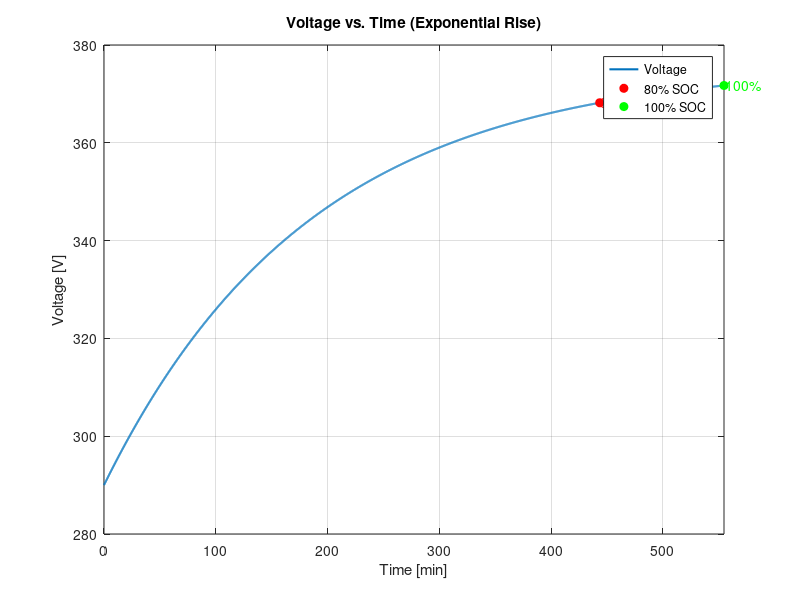
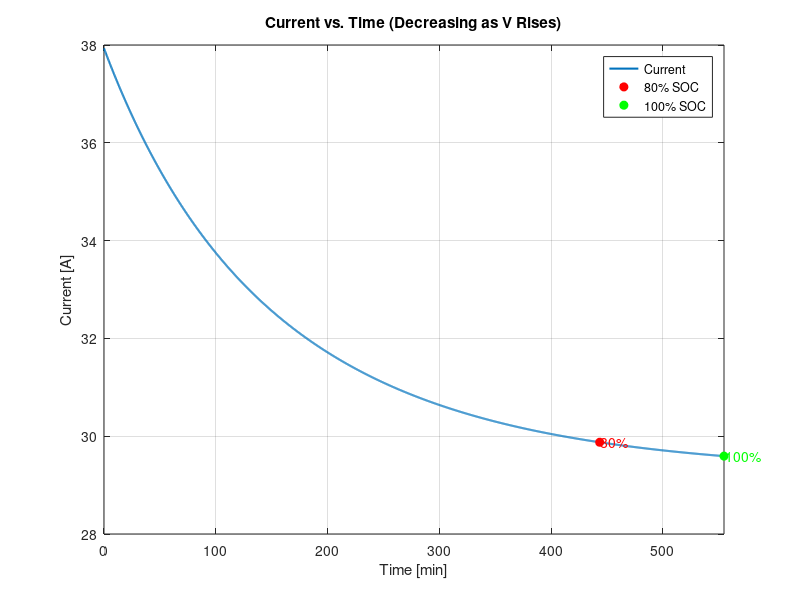
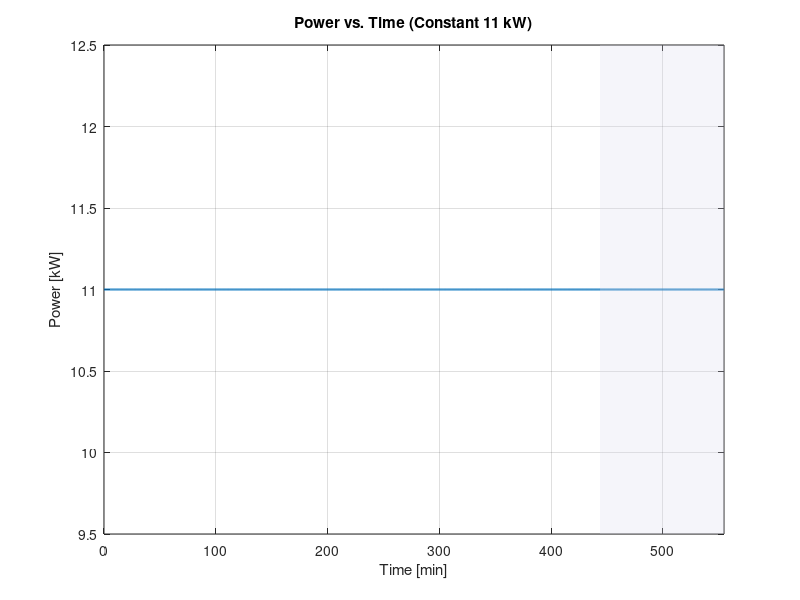

The MATLAB source for these figures, in order: (Note: this script raises an error after producing the figures.)
%% BMW i7 AC Fast‑Charge Simulation — MATLAB version
clear; clc; close all;

E_kwh   = 101.7;                  
E_target = E_kwh * 3.6e6;         

P_const = 11e3;                  
t_total = E_target / P_const;     

t  = linspace(0, t_total, 2001)';
dt = t(2) - t(1);

V0    = 290;      
V_nom = 376;     
tau   = t_total/3;
V     = V_nom - (V_nom - V0).*exp(-t/tau);  
I = P_const ./ V;                 

P_curve = P_const * ones(size(t));

E_delivered = trapz(t, P_curve);           


R_int = 0.03;                               
Q_loss = trapz(t, I.^2 * R_int);            

dVdt = gradient(V, dt);                     

E_cum   = cumsum(P_curve) * dt;            
idx_80  = find(E_cum >= 0.80*E_target, 1);  
time_80 = t(idx_80)/60;                   
time_100 = t_total/60;                      
time_80_100 = time_100 - time_80;           

seg_len  = floor(numel(t)/3);
avg_rate = zeros(1,3);
for k = 1:3
    if k < 3
        seg_idx = (k-1)*seg_len + (1:seg_len);
    else
        seg_idx = (k-1)*seg_len + 1 : numel(t);
    end
    avg_rate(k) = mean(dVdt(seg_idx))*60;   
end
overallAvgRate = mean(dVdt)*60;             

E_useful = E_delivered - Q_loss;        

%Console
fprintf('=== BMW i7 AC Level‑2 Charge Simulation Results ===\n');
fprintf('Total input energy                 : %6.2f kWh (%.2f MJ)\n', ...
        E_delivered/3.6e6, E_delivered/1e6);
fprintf('Energy lost to resistance          : %6.2f kWh (%.2f MJ, %4.1f %%)\n', ...
        Q_loss/3.6e6, Q_loss/1e6, 100*Q_loss/E_delivered);
fprintf('Useful energy delivered            : %6.2f kWh (%.2f MJ)\n', ...
        E_useful/3.6e6, E_useful/1e6);
fprintf('Charging time to  80 %% SOC         : %6.2f min\n', time_80);
fprintf('Charging time to 100 %% SOC         : %6.2f min\n', time_100);
fprintf('Time from 80 %% → 100 %% SOC         : %6.2f min\n', time_80_100);
fprintf('Average dV/dt (0–33 %% SOC)         : %6.2f V/min\n', avg_rate(1)); 
fprintf('Average dV/dt (33–67 %% SOC)        : %6.2f V/min\n', avg_rate(2)); 
fprintf('Average dV/dt (67–100 %% SOC)       : %6.2f V/min\n', avg_rate(3));
fprintf('Average dV/dt (overall)            : %6.2f V/min\n\n', overallAvgRate);

time_min = t/60;
xLim = [0, time_min(end)];

%Plot
figure(1);
plot(time_min, V, 'LineWidth',1.5); hold on;
plot(time_80,  V(idx_80), 'ro','MarkerFaceColor','r');
plot(time_100, V(end)  , 'go','MarkerFaceColor','g');
text(time_80  +1, V(idx_80),  '80%','Color','r');
text(time_100 +1, V(end)  ,  '100%','Color','g');
xlabel('Time [min]'); ylabel('Voltage [V]');
title('Voltage vs. Time (Exponential Rise)');
xlim(xLim); grid on;
legend('Voltage','80% SOC','100% SOC','Location','best'); hold off;


figure(2);
plot(time_min, I, 'LineWidth',1.5); hold on;
plot(time_80 , I(idx_80), 'ro','MarkerFaceColor','r');
plot(time_100, I(end)  , 'go','MarkerFaceColor','g');
text(time_80  +1, I(idx_80), '80%','Color','r');
text(time_100 +1, I(end)  , '100%','Color','g');
xlabel('Time [min]'); ylabel('Current [A]');
title('Current vs. Time (Decreasing as V Rises)');
xlim(xLim); grid on;
legend('Current','80% SOC','100% SOC','Location','best'); hold off;

figure(3);
plot(time_min, P_curve/1000, 'LineWidth',1.5); hold on;
xlabel('Time [min]'); ylabel('Power [kW]');
title('Power vs. Time (Constant 11 kW)');
xlim(xLim); grid on;
yl = ylim;
patch([time_80 time_100 time_100 time_80], ...
      [yl(1) yl(1) yl(2) yl(2)], ...
      [0.85 0.85 0.92], 'FaceAlpha',0.25, 'EdgeColor','none');
xline(time_80 , '--', ' 80%','LabelVerticalAlignment','bottom');
xline(time_100, '--', '100%','LabelVerticalAlignment','bottom');
text(time_100 - 0.1*diff(xLim), yl(2)*0.95, ...
     sprintf('Input Energy = %.2f kWh', E_delivered/3.6e6), ...
     'FontSize',9, 'BackgroundColor','white');
legend('Power','80–100 % window','Location','best'); hold off;

figure(4);
plot(time_min, dVdt*60, 'b', 'LineWidth',1.5);   % V/min
xlabel('Time [min]'); ylabel('dV/dt [V/min]');
title('Rate of Voltage Change (dV/dt) vs. Time');
xlim(xLim); grid on;

T_amb     = 25;          
T_init    = 25;          
C_th      = 180e3;      
R_th      = 0.35;        
alpha_R   = 0.04;       
chrge_eff   = 0.95;        
n  = numel(t);
T  = zeros(n,1);    T(1)  = T_init;         
R  = zeros(n,1);    R(1)  = R_int;           
P_ac = P_const * ones(n,1);                 
P_dc = P_ac * chrge_eff;                  
I2 = zeros(n,1);                           
E_cum = 0;                                  
soc   = zeros(n,1);                       

for k = 1:n
    soc(k) = E_cum / E_target;              
    I2(k) = P_dc(k) / V(k);                

    P_loss_k = I2(k)^2 * R(k);              
    if k < n
        dTdt = (P_loss_k - (T(k)-T_amb)/R_th) / C_th;
        T(k+1) = T(k) + dTdt*dt;
    end

    if k < n
        E_cum = E_cum + P_dc(k)*dt;         
    end

    if k < n
        R(k+1) = R_int * exp(alpha_R * (25 - T(k+1)));
    end

    if soc(k) >= 1.0                        
        n = k;                              
        t   = t(1:n);     time_min = t/60;
        Va   = V(1:n);     R   = R(1:n);
        T   = T(1:n);     I2  = I2(1:n);
        P_dc = P_dc(1:n); soc = soc(1:n);   
        break
    end
end

time_full_T = t(end)/60;                   
E_deliv_T   = trapz(t, P_dc);               
Q_loss_T    = trapz(t, I2.^2 .* R);          
E_useful_T  = E_deliv_T - Q_loss_T;          

fprintf('\n=== AC Charger with Temperature Effects ====================\n');
fprintf('Total charging time (0–100%%)       : %6.2f min\n', time_full_T);
fprintf('Total AC energy input              : %6.2f kWh (%.2f MJ)\n', ...
        sum(P_ac(1:n)*dt)/3.6e6, sum(P_ac(1:n)*dt)/1e6); 
fprintf('Effective DC energy delivered      : %6.2f kWh (%.2f MJ)\n', ...
        E_deliv_T/3.6e6, E_deliv_T/1e6); 
fprintf('Energy lost to R_int(T)            : %6.2f kWh (%.2f MJ, %4.1f %% of DC)\n', ...
        Q_loss_T/3.6e6, Q_loss_T/1e6, 100*Q_loss_T/E_deliv_T); 
fprintf('Pack temperature rise (ΔT)         : %6.2f °C (%.1f → %.1f °C)\n', ...
        T(end)-T_init, T_init, T(end)); 
fprintf('------------------------------------------------------------\n');

%Plot
figure(5);
plot(time_min, T, 'r','LineWidth',1.6); grid on;
xlabel('Time [min]'); ylabel('Temperature [°C]');
title('Battery Temperature vs. Time');

figure(6);
plot(time_min, R*1e3, 'b','LineWidth',1.6); grid on;
xlabel('Time [min]'); ylabel('R_{int}(T) [mΩ]');
title('Internal Resistance Rise vs. Time');

N = 100;                       
dt = 10;                        
t = (0:N-1)' * dt;            

V0 = 290; V_nom = 376;
tau = 10000;                    
V = V_nom - (V_nom - V0) * exp(-t / tau);

E_target = 101.7 * 3.6e6;      
I_max = 48;                    

I0 = 20 * ones(N,1);
lb = zeros(N,1);
ub = I_max * ones(N,1);

T_init = 25;                   
T_amb = 25;
C_th = 180e3;                  
R_th = 0.35;                  
R_int0 = 0.03;                
alpha_R = 0.04;                

charger_eff = 0.95;        

fun = @(I) sum(I);

P_dc = @(I) I .* V;                      
Aeq = V' * dt * charger_eff;
beq = E_target;

nonlincon = @(I) thermalConstraints(I, V, dt, T_init, T_amb, ...
                                    C_th, R_th, R_int0, alpha_R, 60);

opts = optimoptions('fmincon','Display','iter','Algorithm','sqp');

[I_opt, fval] = fmincon(fun, I0, [], [], Aeq, beq, lb, ub, nonlincon, opts);

T_opt = computeTemperature(I_opt, V, dt, T_init, T_amb, ...
                           C_th, R_th, R_int0, alpha_R);
R_opt = R_int0 * exp(alpha_R * (25 - T_opt));
P_dc_opt = I_opt .* V;
Q_loss_opt = sum((I_opt.^2) .* R_opt) * dt;
E_deliv_opt = sum(P_dc_opt) * dt;
E_useful_opt = E_deliv_opt - Q_loss_opt;
time_opt_min = N * dt / 60;

fprintf('\n=== Optimized Charging with Thermal Constraints ===\n');
fprintf('Charging time (optimized)           : %.2f min\n', time_opt_min);
fprintf('Energy delivered (DC-side)          : %.2f kWh\n', E_deliv_opt/3.6e6);
fprintf('Ohmic losses                        : %.2f kWh (%.2f %%)\n', ...
    Q_loss_opt/3.6e6, 100*Q_loss_opt/E_deliv_opt);
fprintf('Final pack temperature              : %.2f °C\n', T_opt(end));

time_min = t / 60;
figure;
subplot(3,1,1); plot(time_min, I_opt, 'LineWidth',1.5);
xlabel('Time [min]'); ylabel('Current [A]'); title('Optimized Current');

subplot(3,1,2); plot(time_min, T_opt, 'r', 'LineWidth',1.5);
xlabel('Time [min]'); ylabel('Temp [°C]'); title('Battery Pack Temperature');

subplot(3,1,3); plot(time_min, P_dc_opt/1000, 'LineWidth',1.5);
xlabel('Time [min]'); ylabel('Power [kW]'); title('DC Power Profile');




function [c, ceq] = thermalConstraints(I, ~, dt, T_init, T_amb, C_th, R_th, R0, alpha, Tmax)
    N = length(I);
    T = zeros(N,1); T(1) = T_init;
    R = zeros(N,1); R(1) = R0;
    for k = 1:N-1
        P_loss = I(k)^2 * R(k);
        dTdt = (P_loss - (T(k) - T_amb)/R_th) / C_th;
        T(k+1) = T(k) + dTdt*dt;
        R(k+1) = R0 * exp(alpha * (25 - T(k+1)));
    end
    c = T - Tmax;
    ceq = [];
end

function T = computeTemperature(I, ~, dt, T_init, T_amb, C_th, R_th, R0, alpha)
    N = length(I);
    T = zeros(N,1); T(1) = T_init;
    R = zeros(N,1); R(1) = R0;
    for k = 1:N-1
        P_loss = I(k)^2 * R(k);
        dTdt = (P_loss - (T(k) - T_amb)/R_th) / C_th;
        T(k+1) = T(k) + dTdt*dt;
        R(k+1) = R0 * exp(alpha * (25 - T(k+1)));
    end
end
